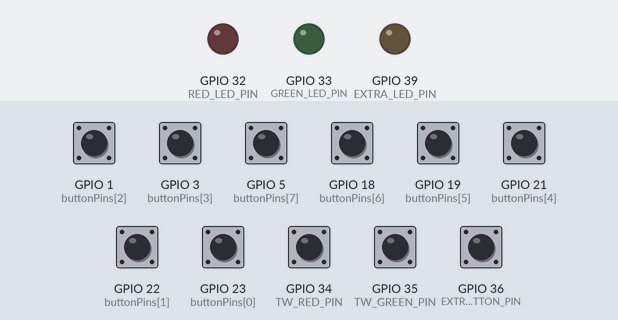
A sketch run on a simulated ESP32. On the bench: output pins drawn as LEDs (lit = HIGH). The inputs (shaded band) are chosen by the test bench; at power-on: GPIO 1 (buttonPins[2]), GPIO 3 (buttonPins[3]), GPIO 5 (buttonPins[7]), GPIO 18 (buttonPins[6]), GPIO 19 (buttonPins[5]), GPIO 21 (buttonPins[4]), GPIO 22 (buttonPins[1]), GPIO 23 (buttonPins[0]), GPIO 34 (TW_RED_PIN), GPIO 35 (TW_GREEN_PIN), GPIO 36 (EXTRA_BUTTON_PIN) HIGH. What the sketch prints to the serial monitor is not drawn.

Above: at 1.2 s.
1.3 s: GPIO 34 (TW_RED_PIN) pulled LOW for 0.15 s
At 1.42 s:
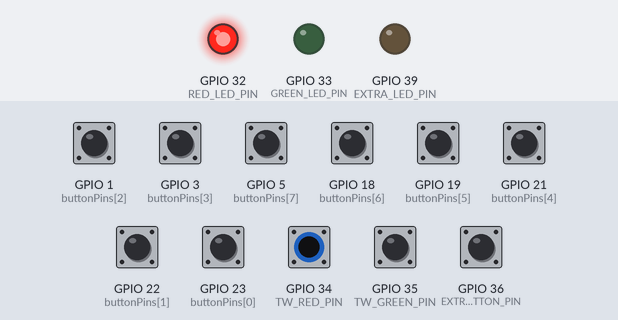
3.0 s: GPIO 35 (TW_GREEN_PIN) pulled LOW for 0.15 s
At 3.12 s:
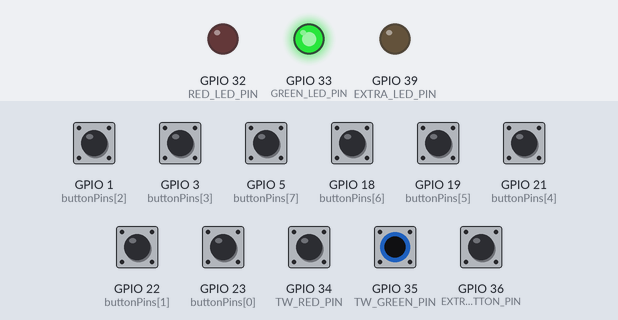
4.7 s: GPIO 36 (EXTRA_BUTTON_PIN) pulled LOW for 0.15 s
At 4.82 s:
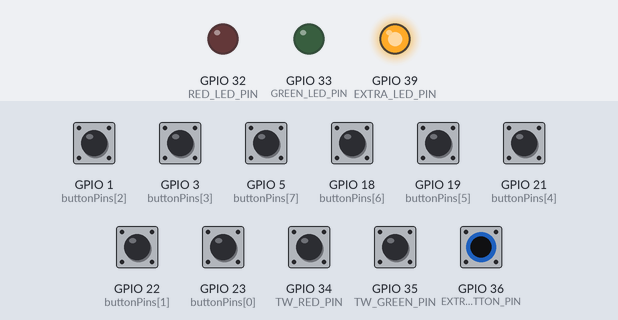
Timing chart, 0 to 7.7 s (numbered marks = the images above; inputs shaded):
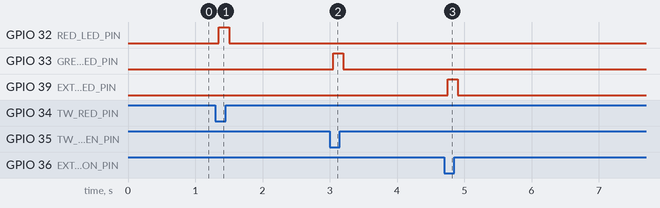

The sketch:

CITS-Code.ino
```cpp
// 6_switches.ino
// Cleaned, expanded sketch for 6 switches with non-blocking debounce
// Uses INPUT_PULLUP: wiring should connect switches between pin and GND

const uint8_t NUM_BUTTONS = 8;
const uint8_t buttonPins[NUM_BUTTONS] = {23, 22, 1, 3, 21, 19, 18, 5}; // change pins as needed

// Extra button + LED
const uint8_t EXTRA_BUTTON_PIN = 36;
const uint8_t EXTRA_LED_PIN = 39;

// Two-way selector (SPDT-like): one side -> RED, other side -> GREEN
const uint8_t TW_RED_PIN = 34;    // reads LOW when selector is on RED side
const uint8_t TW_GREEN_PIN = 35; // reads LOW when selector is on GREEN side
const uint8_t RED_LED_PIN = 32;
const uint8_t GREEN_LED_PIN = 33;

// Debounce settings
const unsigned long debounceDelay = 50; // ms

// Per-button state tracking
int buttonState[NUM_BUTTONS];        // current stable state (HIGH or LOW)
int lastReading[NUM_BUTTONS];        // last raw reading from pin
unsigned long lastDebounceTime[NUM_BUTTONS]; // last time the reading changed

// Extra button state tracking
int extraButtonState;
int lastExtraReading;
unsigned long lastExtraDebounceTime;

// Two-way selector tracking
int twState = 0; // 0 = neither, 1 = RED, 2 = GREEN
int lastTwRedReading;
int lastTwGreenReading;
unsigned long lastTwDebounceTime;

void setup() {
  Serial.begin(9600);

  // Configure pins and initialize state arrays for the 6 buttons
  for (uint8_t i = 0; i < NUM_BUTTONS; ++i) {
    pinMode(buttonPins[i], INPUT_PULLUP); // using internal pull-up
    int r = digitalRead(buttonPins[i]);
    buttonState[i] = r;
    lastReading[i] = r;
    lastDebounceTime[i] = 0;
  }

  // Extra button + LED setup
  pinMode(EXTRA_BUTTON_PIN, INPUT_PULLUP);
  pinMode(EXTRA_LED_PIN, OUTPUT);
  int er = digitalRead(EXTRA_BUTTON_PIN);
  extraButtonState = er;
  lastExtraReading = er;
  lastExtraDebounceTime = 0;
  digitalWrite(EXTRA_LED_PIN, (extraButtonState == LOW) ? HIGH : LOW);

  // Two-way selector + LEDs setup
  pinMode(TW_RED_PIN, INPUT_PULLUP);
  pinMode(TW_GREEN_PIN, INPUT_PULLUP);
  pinMode(RED_LED_PIN, OUTPUT);
  pinMode(GREEN_LED_PIN, OUTPUT);
  lastTwRedReading = digitalRead(TW_RED_PIN);
  lastTwGreenReading = digitalRead(TW_GREEN_PIN);
  lastTwDebounceTime = 0;
  // Ensure LEDs initial state is off
  digitalWrite(RED_LED_PIN, LOW);
  digitalWrite(GREEN_LED_PIN, LOW);

  Serial.println("Ready: 8-switch input + extra button LED + 2-way selector (RED/GREEN)");
}

void loop() {
  updateButtons();
  updateExtraButtonAndLed();
  updateTwoWaySwitch();
  // other code can run here without being blocked by debounce
}

void updateButtons() {
  unsigned long now = millis();

  for (uint8_t i = 0; i < NUM_BUTTONS; ++i) {
    int reading = digitalRead(buttonPins[i]);

    // If the reading changed, reset the debounce timer
    if (reading != lastReading[i]) {
      lastDebounceTime[i] = now;
    }

    // If the reading has been stable for longer than debounceDelay, take it as the actual state
    if ((now - lastDebounceTime[i]) > debounceDelay) {
      if (reading != buttonState[i]) {
        buttonState[i] = reading;
        // With INPUT_PULLUP: LOW means pressed, HIGH means released
        if (buttonState[i] == LOW) {
          // Pressed
          Serial.print("#S|SW(");
          Serial.print(i);
          Serial.println(")|[]#");
        }
      }
    }

    // Save the reading for the next loop
    lastReading[i] = reading;
  }
}

void updateExtraButtonAndLed() {
  unsigned long now = millis();
  int reading = digitalRead(EXTRA_BUTTON_PIN);

  if (reading != lastExtraReading) {
    lastExtraDebounceTime = now;
  }

  if ((now - lastExtraDebounceTime) > debounceDelay) {
    if (reading != extraButtonState) {
      extraButtonState = reading;
      // With INPUT_PULLUP: LOW means pressed
      if (extraButtonState == LOW) {
        digitalWrite(EXTRA_LED_PIN, HIGH); // turn LED on when pressed
      } else {
        digitalWrite(EXTRA_LED_PIN, LOW);  // turn LED off when released
      }
    }
  }

  lastExtraReading = reading;
}

void updateTwoWaySwitch() {
  unsigned long now = millis();
  int redReading = digitalRead(TW_RED_PIN);
  int greenReading = digitalRead(TW_GREEN_PIN);

  // If either reading changed, reset debounce timer
  if (redReading != lastTwRedReading || greenReading != lastTwGreenReading) {
    lastTwDebounceTime = now;
  }

  if ((now - lastTwDebounceTime) > debounceDelay) {
    // Determine new state
    int newState = 0;
    if (redReading == LOW && greenReading == HIGH) {
      newState = 1; // RED selected
    } else if (greenReading == LOW && redReading == HIGH) {
      newState = 2; // GREEN selected
    } else {
      // Neither side clearly selected (both HIGH or both LOW); treat as neither
      newState = 0;
    }

    if (newState != twState) {
      twState = newState;
      // Update LEDs to reflect selector
      if (twState == 1) {
        digitalWrite(RED_LED_PIN, HIGH);
        digitalWrite(GREEN_LED_PIN, LOW);
      } else if (twState == 2) {
        digitalWrite(RED_LED_PIN, LOW);
        digitalWrite(GREEN_LED_PIN, HIGH);
      } else {
        digitalWrite(RED_LED_PIN, LOW);
        digitalWrite(GREEN_LED_PIN, LOW);
      }
    }
  }

  lastTwRedReading = redReading;
  lastTwGreenReading = greenReading;
}
```

Measured:
- after the input at 1.3 s, GPIO 32 (RED_LED_PIN): LOW → HIGH after 0.05 s, → LOW 0.15 s later
- after the input at 3.0 s, GPIO 33 (GREEN_LED_PIN): LOW → HIGH after 0.05 s, → LOW 0.15 s later
- after the input at 4.7 s, GPIO 39 (EXTRA_LED_PIN): LOW → HIGH after 0.05 s, → LOW 0.15 s later
